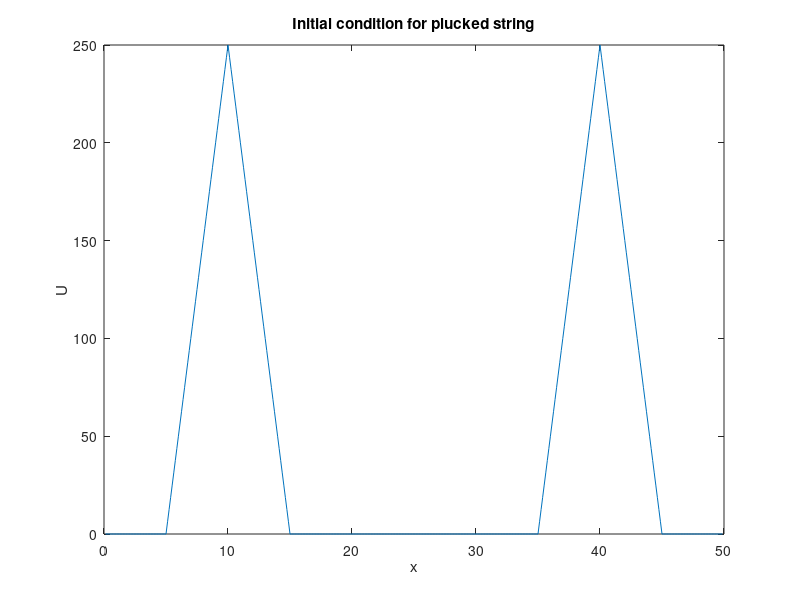
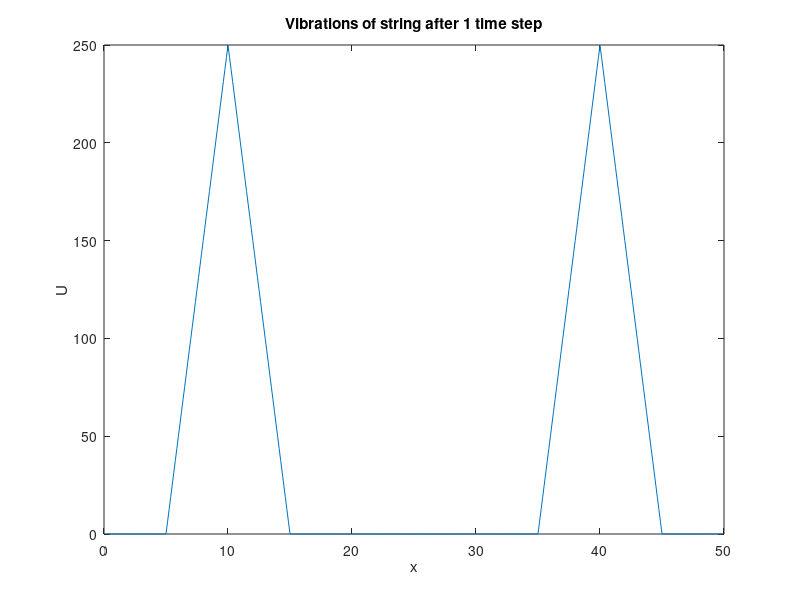
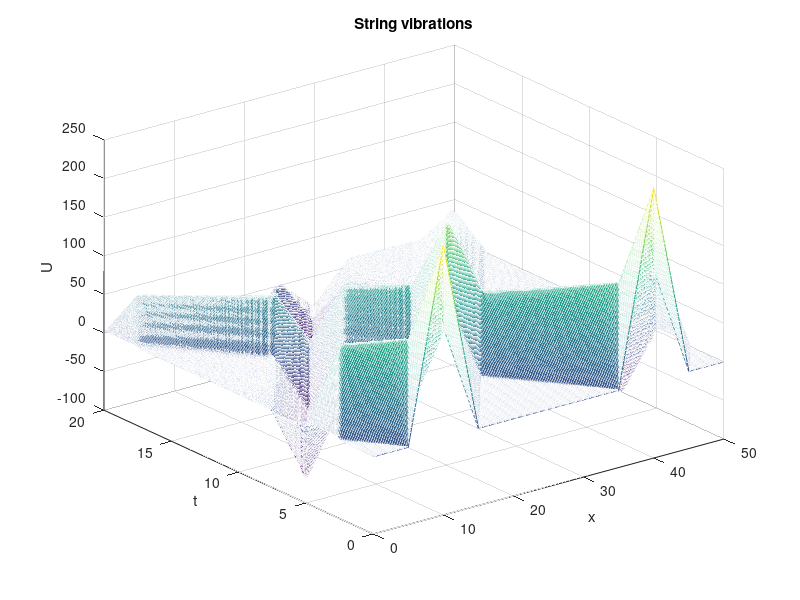

The MATLAB source for these figures, in order:
%% Wave1DFriction.m

%% Author: Louise Olsen-Kettle (email: l.kettle1@uq.edu.au, @DrOlsen-Kettle)
%% Code to supplement lecture notes by Louise Olsen-Kettle:
%% Numerical solution of Partial Differential Equations (PDEs)
%% Webpage: http://espace.library.uq.edu.au/view/UQ:239427
%% ISBN: 978-1-74272-149-1

% using an explicit central difference method for the 1D wave equation with friction:
% U_tt + 2*Kappa*U_t = c^2*U_xx
x1=0;
a = 50.; % length of bar in x-direction
x2=a;

T = 20.; % length of time for solution

n = 399;   % no of grid points Xn
m = 1600.;

dx = a/(n+1.); % grid spacing in x direction

dt = T/m;

% frictional coefficient
kappa=0.05  %0.05

t=0.; % initial time = 0

c = 2.; % wave speed 

s = (c^2)*(dt^2)/(dx^2);  % gain parameter 

CourantCondition = c*dt/dx;  % Courant condition 

if CourantCondition > 1.
   fprintf('Courant Condition is > 1 so central difference method is unstable, please reduce time step size to gain stability');
end

% build the A matrix to march finite difference solution forward in time

% check first with n=3 to test that you are getting the right A matrix and b vector:

%s=1  % checkpoint values comment out later!!!
%n=3  % checkpoint values comment out later!!!

Adiag = 2.*(1-s)*ones(n,1);

Asubs = s*ones(n,1);

Asuper = s*ones(n,1);

A = (1./(1.+kappa*dt))*spdiags([Asubs,Adiag,Asuper],[-1 0 1],n,n);

% specify boundary conditions through vector b and by changing any rows in A matrix needed - for Neumann boundary conditions

% we have u(0,t) = 0 = u(a,t)
 
b= zeros(n,1);

% initial conditions for du/dt

% and u_t(x,0) = 0. 

d = zeros(n,1);

e = (1.-kappa*dt)/(1.+kappa*dt)

% set up mesh in x-direction:
x = linspace(x1+dx,x2-dx, n)';
% Set up vector U^0 at time tk=0: U(x,0) = f(x)
% using U(x,0) = plucked string in 2 places: 
 
% U_{tk-1} = U_tk_last
U_tk_last= zeros(n,1);

for i = 1:n
    if x(i) >= 0.1*a
       if x(i) <= 0.2*a
          U_tk_last(i)= 5*(10*x(i)-a);
       elseif x(i) <= 0.3*a
          U_tk_last(i)= 5*(-10*x(i)+3.*a);
       elseif x(i) >= 0.7*a
          if x(i) <= 0.8*a 
             U_tk_last(i)= 5*(10*x(i)-7.*a);
          elseif x(i) <= 0.9*a
             U_tk_last(i)= 5*(-10*x(i)+9.*a);
          end

       end

    end
end

% first we initialise and find U^1 = U_tk at time k=1

t = t+dt;
U_tk = ((1+kappa*dt)/2)*A*U_tk_last + b/2. + d;


figure(1)
plot (x,U_tk_last,'-')
title ('Initial condition for plucked string')
xlabel ('x')
ylabel ('U')

figure(2)
plot (x,U_tk,'-')
title ('Vibrations of string after 1 time step')
xlabel ('x')
ylabel ('U')


% store solution for each time in matrix U(nxm):

U=zeros(n,m);
tvec=zeros(m,1);

U(:,1) = U_tk_last;
tvec(1) = t-dt;
U(:,2) = U_tk;
tvec(2) = t;



% now march solution forward in time using U_tk+1 = A*U_tk + b:

for k = 2:m
    t = t+dt;
    % if boundary conditions vary with time you need to update b here
    U_tk_1 = A*U_tk + b - e*U_tk_last;    

    U(:,k) = U_tk_1;
 
    % for next time step:
    U_tk_last = U_tk;
    U_tk = U_tk_1;
    tvec(k) = t;

end



figure(3)
mesh (x,tvec,U')
title ('String vibrations')
xlabel ('x')
ylabel ('t')
zlabel ('U')
